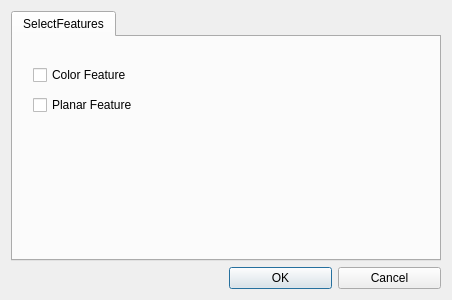
<?xml version="1.0" encoding="UTF-8"?>
<ui version="4.0">
 <class>CDisplayOptionsSettingDialog</class>
 <widget class="QDialog" name="CDisplayOptionsSettingDialog">
  <property name="geometry">
   <rect>
    <x>0</x>
    <y>0</y>
    <width>452</width>
    <height>300</height>
   </rect>
  </property>
  <property name="windowTitle">
   <string>Dialog</string>
  </property>
  <layout class="QGridLayout" name="gridLayout">
   <item row="1" column="1">
    <layout class="QHBoxLayout" name="horizontalLayout_2">
     <item>
      <widget class="QPushButton" name="OKButton">
       <property name="text">
        <string>OK</string>
       </property>
      </widget>
     </item>
     <item>
      <widget class="QPushButton" name="CancelButton">
       <property name="text">
        <string>Cancel</string>
       </property>
      </widget>
     </item>
    </layout>
   </item>
   <item row="0" column="0" colspan="2">
    <widget class="QTabWidget" name="DisplayOptionsSettingTabWidget">
     <property name="currentIndex">
      <number>0</number>
     </property>
     <widget class="QWidget" name="SelectFeaturesTab">
      <attribute name="title">
       <string>SelectFeatures</string>
      </attribute>
      <widget class="QCheckBox" name="ColorFeatureCheckBox">
       <property name="geometry">
        <rect>
         <x>20</x>
         <y>30</y>
         <width>111</width>
         <height>16</height>
        </rect>
       </property>
       <property name="text">
        <string>Color Feature</string>
       </property>
      </widget>
      <widget class="QCheckBox" name="PlanarFeatureCheckBox">
       <property name="geometry">
        <rect>
         <x>20</x>
         <y>60</y>
         <width>111</width>
         <height>16</height>
        </rect>
       </property>
       <property name="text">
        <string>Planar Feature</string>
       </property>
      </widget>
     </widget>
    </widget>
   </item>
  </layout>
 </widget>
 <resources/>
 <connections>
  <connection>
   <sender>CancelButton</sender>
   <signal>clicked()</signal>
   <receiver>CDisplayOptionsSettingDialog</receiver>
   <slot>reject()</slot>
   <hints>
    <hint type="sourcelabel">
     <x>330</x>
     <y>66</y>
    </hint>
    <hint type="destinationlabel">
     <x>197</x>
     <y>125</y>
    </hint>
   </hints>
  </connection>
  <connection>
   <sender>OKButton</sender>
   <signal>clicked()</signal>
   <receiver>CDisplayOptionsSettingDialog</receiver>
   <slot>accept()</slot>
   <hints>
    <hint type="sourcelabel">
     <x>351</x>
     <y>38</y>
    </hint>
    <hint type="destinationlabel">
     <x>233</x>
     <y>29</y>
    </hint>
   </hints>
  </connection>
 </connections>
</ui>
